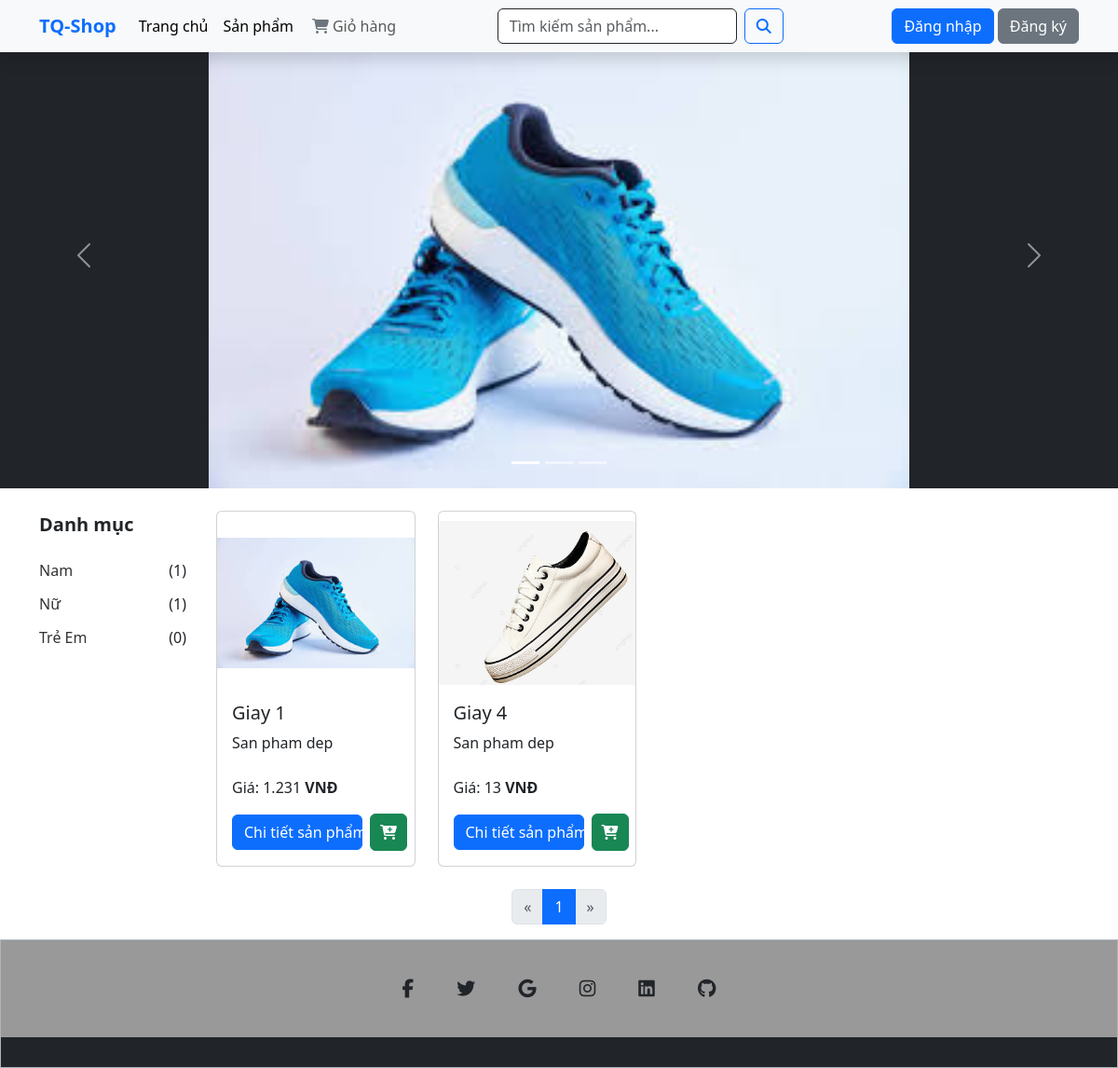
The app's page /sanpham.php with its own data.
### tables this page shows
CREATE TABLE `danhmucsanpham` (
  `id_DanhMuc` int(10) NOT NULL,
  `Ten_DanhMuc` varchar(200) NOT NULL
);

CREATE TABLE `sanpham` (
  `id` int(10) NOT NULL,
  `Ten` varchar(200) NOT NULL,
  `MoTa` varchar(200) NOT NULL,
  `Gia` float NOT NULL,
  `soluong` int(200) NOT NULL,
  `Anh` varchar(200) NOT NULL,
  `id_DanhMuc` int(10) NOT NULL
);

### sanpham.php (the view, shortened to what this page needs)
<?php
$conn = connectData();
$limit = 8;
$page = isset($_GET['page']) ? (int)$_GET['page'] : 1;
$offset = ($page - 1) * $limit;
$categories = [];
$sqlDanhMuc = "SELECT dm.id_DanhMuc, dm.Ten_DanhMuc, COUNT(sp.id) AS total
               FROM danhmucsanpham dm
               LEFT JOIN sanpham sp ON dm.id_DanhMuc = sp.id_DanhMuc
               GROUP BY dm.id_DanhMuc, dm.Ten_DanhMuc";
$danhMucResult = $conn->query($sqlDanhMuc);
while ($row = $danhMucResult->fetch_assoc()) {
    $categories[] = $row;
}
if (isset($_GET['query']) && !empty($_GET['query'])) {
    $search = trim($_GET['query']);
    $sql = "SELECT * FROM sanpham WHERE Ten LIKE ? OR MoTa LIKE ?";
    $stmt = $conn->prepare($sql);
    $search_param = "%" . $search . "%";
    $stmt->bind_param("ss", $search_param, $search_param);
    $stmt->execute();
    $result = $stmt->get_result();
} else {
    $sql = "SELECT * FROM sanpham LIMIT $limit OFFSET $offset";
    $result = $conn->query($sql);
}
?>
<!DOCTYPE html>
<html lang="vi">
<head>
    <link rel="stylesheet" href="./assets/fonts/css/all.min.css">
    <link href="./assets/bootstrap/css/bootstrap.min.css" rel="stylesheet">
    <link href="./assets/css/index.css" rel="stylesheet">
</head>
<body>
    <div class="main">
        <?php
        include "./assets/layout/header/index.php"
        ?>
        <div id="myCarousel" class="carousel slide bg-dark mt-4 mb-4" data-bs-ride="carousel">
            <div class="carousel-indicators">
                <button type="button" data-bs-target="#myCarousel" data-bs-slide-to="0" class="active" aria-current="true" aria-label="Slide 1"></button>
                <button type="button" data-bs-target="#myCarousel" data-bs-slide-to="1" aria-label="Slide 2"></button>
                <button type="button" data-bs-target="#myCarousel" data-bs-slide-to="2" aria-label="Slide 3"></button>
            </div>
            <div class="carousel-inner text-center">
                <div class="carousel-item active">
                    <img src="./assets/img/giay.jpg" class="d-block mx-auto" style="height: 500px; object-fit: cover;" alt="Slide 1">
                </div>
            </div>
            <button class="carousel-control-prev" type="button" data-bs-target="#myCarousel" data-bs-slide="prev">
                <span class="carousel-control-prev-icon" aria-hidden="true"></span>
            </button>
            <button class="carousel-control-next" type="button" data-bs-target="#myCarousel" data-bs-slide="next">
                <span class="carousel-control-next-icon" aria-hidden="true"></span>
            </button>
        </div>
        <div class="container mt-4">
            <div class="row">
                <div class="col-md-2">
                    <p class="text-title">Danh mục</p>
                    <ul class="list-group list-cus">
                        <?php foreach ($categories as $dm): ?>
                            <li class="list-item d-flex justify-content-between">
                                <a href="?danhmuc=<?= $dm['id_DanhMuc'] ?>"><?= htmlspecialchars($dm['Ten_DanhMuc']) ?></a>
                                <span>(<?= $dm['total'] ?>)</span>
                            </li>
                        <?php endforeach; ?>
                    </ul>
                </div>
                <div class="col-md-10">
                    <div class="row row-cols-1 row-cols-sm-2 row-cols-md-3 row-cols-lg-4 g-4">
                        <?php
                        if ($result->num_rows > 0) {
                            while ($row = $result->fetch_assoc()) {
                        ?>
                                <div class="col">
                                    <div class="card h-100 box-sca">
                                        <a href="./detail.php?id=<?= $row['id'] ?>">
                                            <img src="./assets/img/<?= $row['Anh'] ?>" class="card-img-top mt-2" alt="Hình ảnh sản phẩm">
                                        </a>
                                        <div class="card-body">
                                            <h5 class="card-title"><?= htmlspecialchars($row['Ten']) ?></h5>
                                            <p class="card-text description-clamp"><?= htmlspecialchars($row['MoTa']) ?></p>
                                            <p>Giá: <?= number_format($row['Gia'], 0, ',', '.') ?> <b>VNĐ</b></p>
                                            <div class="d-flex align-items-center gap-2 flex-nowrap">
                                                <a href="detail.php?id=<?= $row['id'] ?>" class="btn btn-primary btn-detail text-nowrap">
                                                    Chi tiết sản phẩm
                                                </a>
                                                <form action="themvaogio.php" method="POST" class="m-0">
                                                    <button class="btn btn-success d-flex justify-content-center align-items-center cart-btn">
                                                        <i class="fa-solid fa-cart-plus"></i>
                                                    </button>
                                                </form>
                                            </div>
                                        </div>
                                    </div>
                                </div>
                        <?php
                            }
                        } else {
                            echo "<p>Không tìm thấy kết quả nào.</p>";
                        }
                        ?>
                    </div>
                </div>
            </div>
            <?php include "./assets/layout/navigation/navigation.php" ?>
        </div>
        <?php include "./assets/layout/footer/index.php" ?>
    </div>
</body>
</html>

### assets/css/index.css (style rules this page uses)
a { text-decoration: none; }
.description-clamp { line-clamp: 2; box-orient: vertical; overflow: hidden; text-overflow: ellipsis; height: 2em; line-height: 1.5em; }
.btn-detail { white-space: nowrap; padding-left: 10px; padding-right: 10px; min-width: 140px; text-align: center; }
.cart-btn { width: 40px; height: 40px; flex-shrink: 0; }
.d-flex { flex-wrap: nowrap !important; }
.text-title { font-weight: 600; font-size: 20px; }
.card-img-top { height: 180px; object-fit: contain; width: 100%; }
a { text-decoration: none; color: #333; }
.list-cus { margin-right: 8px; }
.list-item { padding: 6px 0; }

### assets/css/style.css (style rules this page uses)
a { text-decoration: none; }

### assets/layout/header/index.php (style rules this page uses)
html a { text-decoration: none; color: #333; }

### records on screen
danhmucsanpham: Ten_DanhMuc "Nam", total "1"
danhmucsanpham: Ten_DanhMuc "Nữ", total "1"
danhmucsanpham: Ten_DanhMuc "Trẻ Em", total "0"
sanpham: Anh (picture), Ten "Giay 1", MoTa "San pham dep", Gia "1.231"
sanpham: Anh (picture), Ten "Giay 4", MoTa "San pham dep", Gia "13"
